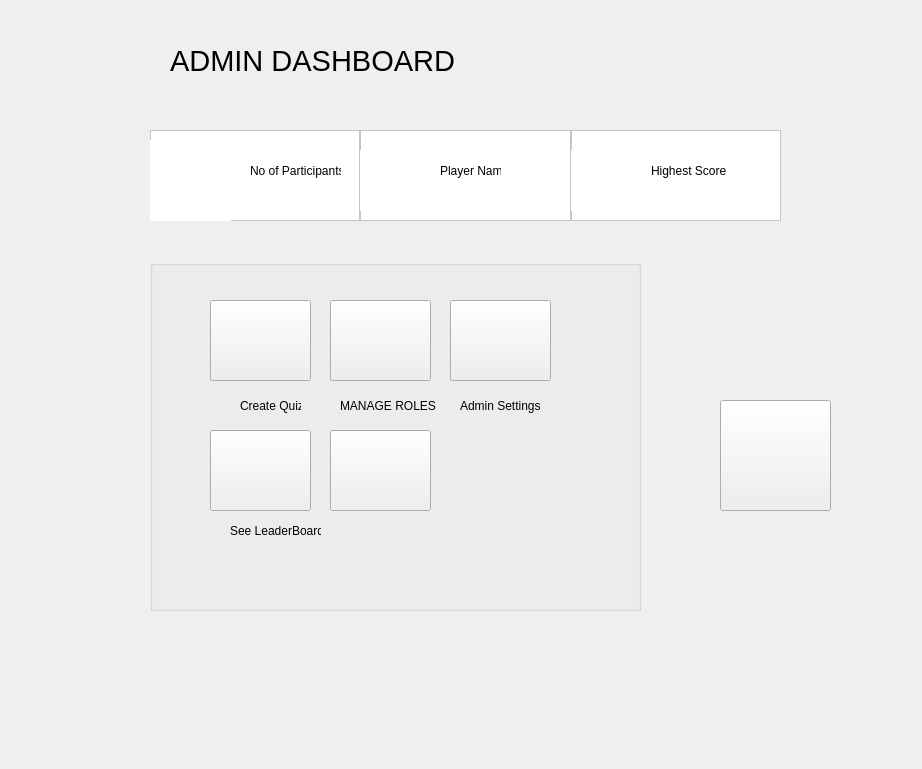
<?xml version="1.0" encoding="UTF-8"?>
<ui version="4.0">
 <class>MainWindow</class>
 <widget class="QMainWindow" name="MainWindow">
  <property name="windowModality">
   <enum>Qt::ApplicationModal</enum>
  </property>
  <property name="geometry">
   <rect>
    <x>0</x>
    <y>0</y>
    <width>922</width>
    <height>769</height>
   </rect>
  </property>
  <property name="contextMenuPolicy">
   <enum>Qt::ActionsContextMenu</enum>
  </property>
  <property name="windowTitle">
   <string>MainWindow</string>
  </property>
  <property name="windowIcon">
   <iconset resource="../resources/logo.qrc">
    <normaloff>:/&lt;noprefix&gt;/4chan.png</normaloff>:/&lt;noprefix&gt;/4chan.png</iconset>
  </property>
  <property name="styleSheet">
   <string notr="true">#leftmenu{

background-color:rgb(90, 255, 78)
}</string>
  </property>
  <property name="documentMode">
   <bool>true</bool>
  </property>
  <property name="tabShape">
   <enum>QTabWidget::Rounded</enum>
  </property>
  <property name="unifiedTitleAndToolBarOnMac">
   <bool>false</bool>
  </property>
  <widget class="QWidget" name="centralwidget">
   <property name="layoutDirection">
    <enum>Qt::LeftToRight</enum>
   </property>
   <widget class="QWidget" name="leftmenu" native="true">
    <property name="geometry">
     <rect>
      <x>0</x>
      <y>0</y>
      <width>0</width>
      <height>861</height>
     </rect>
    </property>
    <property name="styleSheet">
     <string notr="true"/>
    </property>
    <widget class="QLabel" name="label_3">
     <property name="geometry">
      <rect>
       <x>10</x>
       <y>10</y>
       <width>131</width>
       <height>51</height>
      </rect>
     </property>
     <property name="text">
      <string>NAME</string>
     </property>
    </widget>
    <widget class="QLabel" name="label_4">
     <property name="geometry">
      <rect>
       <x>10</x>
       <y>120</y>
       <width>201</width>
       <height>61</height>
      </rect>
     </property>
     <property name="text">
      <string>Settings</string>
     </property>
    </widget>
    <widget class="QLabel" name="label_5">
     <property name="geometry">
      <rect>
       <x>10</x>
       <y>190</y>
       <width>201</width>
       <height>61</height>
      </rect>
     </property>
     <property name="text">
      <string>Toggle DarkMode</string>
     </property>
    </widget>
    <widget class="QLabel" name="label_7">
     <property name="geometry">
      <rect>
       <x>10</x>
       <y>260</y>
       <width>201</width>
       <height>61</height>
      </rect>
     </property>
     <property name="text">
      <string>Exit App</string>
     </property>
    </widget>
    <widget class="Line" name="line">
     <property name="geometry">
      <rect>
       <x>0</x>
       <y>90</y>
       <width>211</width>
       <height>51</height>
      </rect>
     </property>
     <property name="styleSheet">
      <string notr="true">color:rgb(0, 0, 0)</string>
     </property>
     <property name="orientation">
      <enum>Qt::Horizontal</enum>
     </property>
    </widget>
    <widget class="QLabel" name="label_8">
     <property name="geometry">
      <rect>
       <x>10</x>
       <y>60</y>
       <width>201</width>
       <height>61</height>
      </rect>
     </property>
     <property name="text">
      <string>USERNAME</string>
     </property>
    </widget>
    <widget class="QLabel" name="label_9">
     <property name="geometry">
      <rect>
       <x>110</x>
       <y>30</y>
       <width>71</width>
       <height>61</height>
      </rect>
     </property>
     <property name="text">
      <string/>
     </property>
     <property name="pixmap">
      <pixmap resource="../resources/logo.qrc">:/&lt;noprefix&gt;/icons8-administrator-male-100.png</pixmap>
     </property>
     <property name="scaledContents">
      <bool>true</bool>
     </property>
    </widget>
    <widget class="QPushButton" name="toggleback">
     <property name="geometry">
      <rect>
       <x>200</x>
       <y>20</y>
       <width>21</width>
       <height>31</height>
      </rect>
     </property>
     <property name="styleSheet">
      <string notr="true">background-color:none</string>
     </property>
     <property name="text">
      <string/>
     </property>
     <property name="icon">
      <iconset resource="../resources/logo.qrc">
       <normaloff>:/&lt;noprefix&gt;/back-button.png</normaloff>:/&lt;noprefix&gt;/back-button.png</iconset>
     </property>
    </widget>
   </widget>
   <widget class="QWidget" name="horizontalLayoutWidget">
    <property name="geometry">
     <rect>
      <x>170</x>
      <y>30</y>
      <width>631</width>
      <height>62</height>
     </rect>
    </property>
    <layout class="QHBoxLayout" name="horizontalLayout">
     <item>
      <widget class="QLabel" name="label_2">
       <property name="styleSheet">
        <string notr="true">font-size:22pt</string>
       </property>
       <property name="text">
        <string>ADMIN DASHBOARD</string>
       </property>
      </widget>
     </item>
     <item>
      <spacer name="horizontalSpacer">
       <property name="orientation">
        <enum>Qt::Horizontal</enum>
       </property>
       <property name="sizeType">
        <enum>QSizePolicy::MinimumExpanding</enum>
       </property>
       <property name="sizeHint" stdset="0">
        <size>
         <width>40</width>
         <height>20</height>
        </size>
       </property>
      </spacer>
     </item>
    </layout>
   </widget>
   <widget class="QWidget" name="layoutWidget">
    <property name="geometry">
     <rect>
      <x>150</x>
      <y>130</y>
      <width>631</width>
      <height>91</height>
     </rect>
    </property>
    <layout class="QHBoxLayout" name="stats_layout">
     <property name="spacing">
      <number>0</number>
     </property>
     <item>
      <widget class="QFrame" name="no_of_user_card">
       <property name="styleSheet">
        <string notr="true">background-color:rgb(255, 255, 255)</string>
       </property>
       <property name="frameShape">
        <enum>QFrame::StyledPanel</enum>
       </property>
       <property name="frameShadow">
        <enum>QFrame::Raised</enum>
       </property>
       <widget class="QLabel" name="label_13">
        <property name="geometry">
         <rect>
          <x>0</x>
          <y>10</y>
          <width>81</width>
          <height>81</height>
         </rect>
        </property>
        <property name="text">
         <string/>
        </property>
        <property name="pixmap">
         <pixmap resource="../resources/logo.qrc">:/&lt;noprefix&gt;/icons8-administrator-male-40.png</pixmap>
        </property>
        <property name="scaledContents">
         <bool>true</bool>
        </property>
       </widget>
       <widget class="QLabel" name="label_14">
        <property name="geometry">
         <rect>
          <x>100</x>
          <y>20</y>
          <width>91</width>
          <height>41</height>
         </rect>
        </property>
        <property name="text">
         <string>No of Participants </string>
        </property>
       </widget>
      </widget>
     </item>
     <item>
      <widget class="QFrame" name="player_card">
       <property name="styleSheet">
        <string notr="true">background-color:rgb(255, 255, 255)</string>
       </property>
       <property name="frameShape">
        <enum>QFrame::StyledPanel</enum>
       </property>
       <property name="frameShadow">
        <enum>QFrame::Raised</enum>
       </property>
       <widget class="QLabel" name="label_10">
        <property name="geometry">
         <rect>
          <x>0</x>
          <y>20</y>
          <width>71</width>
          <height>61</height>
         </rect>
        </property>
        <property name="text">
         <string/>
        </property>
        <property name="pixmap">
         <pixmap resource="../resources/logo.qrc">:/&lt;noprefix&gt;/icons8-winner-80.png</pixmap>
        </property>
        <property name="scaledContents">
         <bool>true</bool>
        </property>
       </widget>
       <widget class="QLabel" name="label_6">
        <property name="geometry">
         <rect>
          <x>80</x>
          <y>20</y>
          <width>61</width>
          <height>41</height>
         </rect>
        </property>
        <property name="text">
         <string>Player Name</string>
        </property>
       </widget>
      </widget>
     </item>
     <item>
      <widget class="QFrame" name="scorecard">
       <property name="styleSheet">
        <string notr="true">background-color:rgb(255, 255, 255)</string>
       </property>
       <property name="frameShape">
        <enum>QFrame::StyledPanel</enum>
       </property>
       <property name="frameShadow">
        <enum>QFrame::Raised</enum>
       </property>
       <widget class="QLabel" name="label_11">
        <property name="geometry">
         <rect>
          <x>0</x>
          <y>20</y>
          <width>71</width>
          <height>61</height>
         </rect>
        </property>
        <property name="text">
         <string/>
        </property>
        <property name="pixmap">
         <pixmap resource="../resources/logo.qrc">:/&lt;noprefix&gt;/icons8-trophy-80.png</pixmap>
        </property>
        <property name="scaledContents">
         <bool>true</bool>
        </property>
       </widget>
       <widget class="QLabel" name="label_12">
        <property name="geometry">
         <rect>
          <x>80</x>
          <y>20</y>
          <width>81</width>
          <height>41</height>
         </rect>
        </property>
        <property name="text">
         <string>Highest Score</string>
        </property>
       </widget>
      </widget>
     </item>
    </layout>
   </widget>
   <widget class="QPushButton" name="togglemenu">
    <property name="enabled">
     <bool>true</bool>
    </property>
    <property name="geometry">
     <rect>
      <x>100</x>
      <y>30</y>
      <width>60</width>
      <height>61</height>
     </rect>
    </property>
    <property name="text">
     <string/>
    </property>
    <property name="icon">
     <iconset resource="../resources/logo.qrc">
      <normaloff>:/&lt;noprefix&gt;/admin-panel.png</normaloff>:/&lt;noprefix&gt;/admin-panel.png</iconset>
    </property>
    <property name="iconSize">
     <size>
      <width>60</width>
      <height>60</height>
     </size>
    </property>
    <property name="flat">
     <bool>true</bool>
    </property>
   </widget>
   <widget class="QGroupBox" name="groupBox">
    <property name="geometry">
     <rect>
      <x>150</x>
      <y>260</y>
      <width>491</width>
      <height>351</height>
     </rect>
    </property>
    <property name="title">
     <string/>
    </property>
    <widget class="QPushButton" name="pushButton_3">
     <property name="geometry">
      <rect>
       <x>60</x>
       <y>40</y>
       <width>101</width>
       <height>81</height>
      </rect>
     </property>
     <property name="text">
      <string/>
     </property>
     <property name="icon">
      <iconset resource="../resources/logo.qrc">
       <normaloff>:/&lt;noprefix&gt;/icons8-quiz-64.png</normaloff>:/&lt;noprefix&gt;/icons8-quiz-64.png</iconset>
     </property>
     <property name="iconSize">
      <size>
       <width>100</width>
       <height>100</height>
      </size>
     </property>
    </widget>
    <widget class="QPushButton" name="pushButton_4">
     <property name="geometry">
      <rect>
       <x>60</x>
       <y>170</y>
       <width>101</width>
       <height>81</height>
      </rect>
     </property>
     <property name="text">
      <string/>
     </property>
     <property name="icon">
      <iconset resource="../resources/logo.qrc">
       <normaloff>:/&lt;noprefix&gt;/icons8-scoreboard-100.png</normaloff>:/&lt;noprefix&gt;/icons8-scoreboard-100.png</iconset>
     </property>
     <property name="iconSize">
      <size>
       <width>100</width>
       <height>100</height>
      </size>
     </property>
    </widget>
    <widget class="QPushButton" name="pushButton_5">
     <property name="geometry">
      <rect>
       <x>300</x>
       <y>40</y>
       <width>101</width>
       <height>81</height>
      </rect>
     </property>
     <property name="text">
      <string/>
     </property>
     <property name="icon">
      <iconset resource="../resources/logo.qrc">
       <normaloff>:/&lt;noprefix&gt;/icons8-admin-panel-100.png</normaloff>:/&lt;noprefix&gt;/icons8-admin-panel-100.png</iconset>
     </property>
     <property name="iconSize">
      <size>
       <width>100</width>
       <height>100</height>
      </size>
     </property>
    </widget>
    <widget class="QPushButton" name="pushButton_6">
     <property name="geometry">
      <rect>
       <x>180</x>
       <y>40</y>
       <width>101</width>
       <height>81</height>
      </rect>
     </property>
     <property name="text">
      <string/>
     </property>
     <property name="icon">
      <iconset resource="../resources/logo.qrc">
       <normaloff>:/&lt;noprefix&gt;/icons8-management-90.png</normaloff>:/&lt;noprefix&gt;/icons8-management-90.png</iconset>
     </property>
     <property name="iconSize">
      <size>
       <width>100</width>
       <height>100</height>
      </size>
     </property>
    </widget>
    <widget class="QLabel" name="label">
     <property name="geometry">
      <rect>
       <x>90</x>
       <y>130</y>
       <width>61</width>
       <height>31</height>
      </rect>
     </property>
     <property name="text">
      <string>Create Quiz</string>
     </property>
    </widget>
    <widget class="QLabel" name="label_15">
     <property name="geometry">
      <rect>
       <x>190</x>
       <y>130</y>
       <width>101</width>
       <height>31</height>
      </rect>
     </property>
     <property name="text">
      <string>MANAGE ROLES</string>
     </property>
    </widget>
    <widget class="QLabel" name="label_16">
     <property name="geometry">
      <rect>
       <x>310</x>
       <y>130</y>
       <width>101</width>
       <height>31</height>
      </rect>
     </property>
     <property name="text">
      <string>Admin Settings</string>
     </property>
    </widget>
    <widget class="QLabel" name="label_17">
     <property name="geometry">
      <rect>
       <x>80</x>
       <y>260</y>
       <width>91</width>
       <height>21</height>
      </rect>
     </property>
     <property name="text">
      <string>See LeaderBoard</string>
     </property>
    </widget>
    <widget class="QPushButton" name="pushButton_7">
     <property name="geometry">
      <rect>
       <x>180</x>
       <y>170</y>
       <width>101</width>
       <height>81</height>
      </rect>
     </property>
     <property name="text">
      <string/>
     </property>
     <property name="icon">
      <iconset resource="../resources/logo.qrc">
       <normaloff>:/&lt;noprefix&gt;/icons8-user-80.png</normaloff>:/&lt;noprefix&gt;/icons8-user-80.png</iconset>
     </property>
     <property name="iconSize">
      <size>
       <width>100</width>
       <height>100</height>
      </size>
     </property>
    </widget>
   </widget>
   <widget class="QPushButton" name="startquiz">
    <property name="geometry">
     <rect>
      <x>720</x>
      <y>400</y>
      <width>111</width>
      <height>111</height>
     </rect>
    </property>
    <property name="text">
     <string/>
    </property>
    <property name="icon">
     <iconset resource="../resources/logo.qrc">
      <normaloff>:/&lt;noprefix&gt;/icons8-quiz-100.png</normaloff>:/&lt;noprefix&gt;/icons8-quiz-100.png</iconset>
    </property>
    <property name="iconSize">
     <size>
      <width>100</width>
      <height>100</height>
     </size>
    </property>
   </widget>
   <zorder>horizontalLayoutWidget</zorder>
   <zorder>layoutWidget</zorder>
   <zorder>leftmenu</zorder>
   <zorder>togglemenu</zorder>
   <zorder>groupBox</zorder>
   <zorder>startquiz</zorder>
  </widget>
 </widget>
 <tabstops>
  <tabstop>toggleback</tabstop>
  <tabstop>togglemenu</tabstop>
  <tabstop>pushButton_3</tabstop>
  <tabstop>pushButton_6</tabstop>
  <tabstop>pushButton_5</tabstop>
  <tabstop>pushButton_4</tabstop>
  <tabstop>pushButton_7</tabstop>
 </tabstops>
 <resources>
  <include location="../resources/logo.qrc"/>
 </resources>
 <connections/>
</ui>
